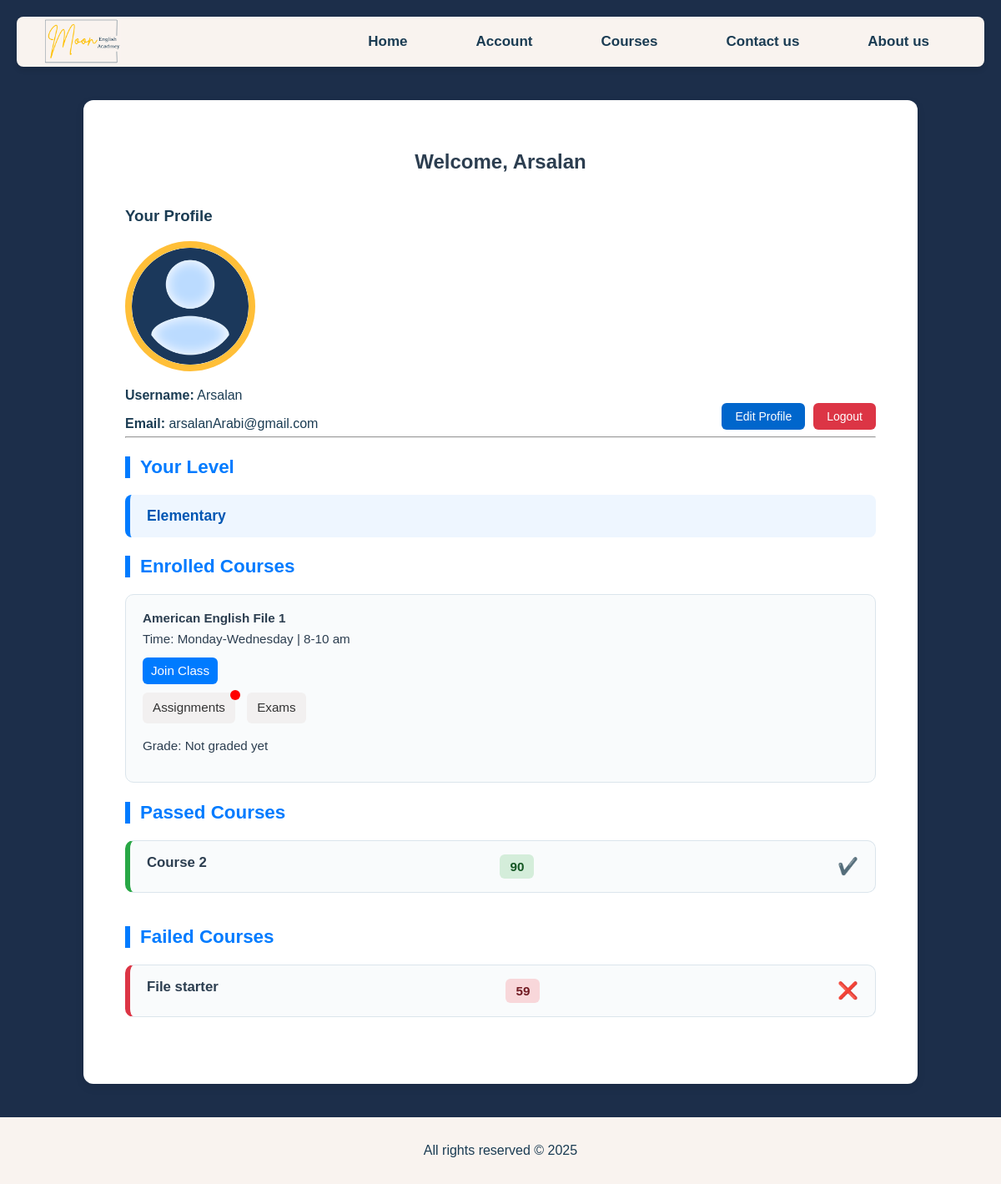
Page /student_dashboard/ (signed in) on the committed database.
### main/models.py (models this page shows, shortened)
class CustomUser(AbstractUser):
    user_type = models.CharField(max_length=10, choices=USER_TYPE_CHOICES)
    level = models.CharField(max_length=30, choices=ENGLISH_LEVELS, blank=True, null=True)
    profile_image = models.ImageField(upload_to='profile_pics/', default='profile_pics/default.png', blank=True)
    rating = models.FloatField(default=0.0)

class Enrollment(models.Model):
    student = models.ForeignKey(User, on_delete=models.CASCADE)
    course = models.ForeignKey(Course, on_delete=models.CASCADE)
    grade = models.PositiveIntegerField(null=True, blank=True)
    class Meta:
        unique_together = ('student', 'course')

class Course(models.Model):
    LEVEL_CHOICES = [
        ('Beginner', 'Beginner'),
        ('Elementary', 'Elementary'),
        ('Intermediate', 'Intermediate'),
        ('Upper Intermediate', 'Upper Intermediate'),
        ('Advanced', 'Advanced'),
    ]
    DAYS_CHOICES = [
        ('Monday-Wednesday', 'Monday-Wednesday'),
        ('Tuesday-Thursday', 'Tuesday-Thursday'),
        ('Only Fridays', 'Only Fridays'),
    ]
    TIME_CHOICES = [
        ('8-10 am', '8-10 am'),
        ('10-12 am', '10-12 am'),
        ('1-3 pm', '1-3 pm'),
        ('3-5 pm', '3-5 pm'),
        ('5-7 pm', '5-7 pm'),
        ('8-12 am', '8-12 am'),
    ]
    title = models.CharField(max_length=100)
    required_level = models.CharField(max_length=20, choices=LEVEL_CHOICES)
    description = models.TextField()
    class_days = models.CharField(max_length=100, choices=DAYS_CHOICES)
    class_time = models.CharField(max_length=50, choices=TIME_CHOICES)
    teacher = models.ForeignKey(User, on_delete=models.CASCADE, limit_choices_to={'user_type': 'teacher'})
    students = models.ManyToManyField(settings.AUTH_USER_MODEL, blank=True, related_name='enrolled_courses')
    join_link = models.URLField(default="#")
    start_date = models.DateField(default=timezone.now)

### main/views.py (the view)
# urls.py: path('student_dashboard/', views.student_dashboard, name='student_dashboard'),
@login_required
def student_dashboard(request):
    student = request.user
    level = student.level
    enrollments = Enrollment.objects.filter(student=student).select_related('course')
    passed = enrollments.filter(grade__gte=60)
    failed = enrollments.filter(grade__lt=60)
    in_progress = enrollments.filter(grade__isnull=True)
    assignments_notifications = {}
    for enroll in in_progress:
        course = enroll.course
        active_assignments = Assignment.objects.filter(course=course, deadline__gt=timezone.now())
        unseen_count = 0
        for assignment in active_assignments:
            submitted = AssignmentSubmission.objects.filter(student=student, assignment=assignment).exists()
            if not submitted:
                unseen_count += 1
        assignments_notifications[course.id] = unseen_count
    context = {
        'level': level,
        'passed': passed,
        'failed': failed,
        'in_progress': in_progress,
        'assignments_notifications': assignments_notifications,
    }
    return render(request, 'student_dashboard.html', context)

### main/templatetags/filters.py (called while the page is built)
@register.filter
def dict_key(d, key):
    return d.get(key, 0)

### templates/student_dashboard.html (shortened to what this page needs)
{% extends 'base.html' %}
{% load filters %}
{% load static %}
{% block extra_css %}
    <link rel="stylesheet" href="{% static 'css/student_dashboard.css' %}">
{% endblock %}
{% block content %}
    <div class="dashboard-container">
        <h2 class="dashboard-title">Welcome, {{ request.user.username }}</h2>
        <h3>Your Profile</h3>
        <img src="{{ user.profile_image.url }}" alt="Profile Image" class="profile-picture"/>
        <p><strong>Username:</strong> {{ user.username }}</p>
        <p><strong>Email:</strong> {{ user.email }}</p>
        <div class="profile-actions">
            <form method="post" action="{% url 'logout' %}">
                <button type="submit" class="logout-button">Logout</button>
            </form>
            <a href="{% url 'edit_profile' %}" class="edit-profile">Edit Profile</a>
        </div>
        <hr>
        <div class="section-level-info">
            <h3 class="section-title">Your Level</h3>
            <div class="level-box">
                {{ request.user.level|default:"Not set yet" }}
            </div>
        </div>
        <div class="section-enrolled-courses">
            <h3 class="section-title">Enrolled Courses</h3>
            <div class="course-list">
                {% for enroll in in_progress %}
                    <li>
                        <strong>{{ enroll.course.title }}</strong><br>
                        Time: {{ enroll.course.class_days }} | {{ enroll.course.class_time }}<br>
                        <a href="{{ enroll.course.join_link }}" class="join-button">Join Class</a><br>
                        <a href="{% url 'student_course_assignments' enroll.course.id %}" class="assignments-button">
                            Assignments
                            {% if assignments_notifications and assignments_notifications|dict_key:enroll.course.id %}
                               <span class="notification-dot"></span>
                            {% endif %}
                        </a>
                    <a href="{% url 'student_course_exams' enroll.course.id %}" class="exams-button">
                            Exams
                        </a>
                        <p>Grade: Not graded yet</p>
                    </li>
                {% empty %}
                    <li>No active courses.</li>
                {% endfor %}
            </div>
        </div>
        <div class="section passed-courses">
            <h3 class="section-title">Passed Courses</h3>
            <div class="course-list">
                {% for enroll in passed %}
                    <div class="course-item passed">
                        <div class="course-title">{{ enroll.course.title }}</div>
                        <div class="grade pass">{{ enroll.grade }}</div>
                        <div class="icon pass">✔️</div>
                    </div>
                {% empty %}
                    <div class="course-empty">No passed courses yet.</div>
                {% endfor %}
            </div>
        </div>
        <div class="section failed-courses">
            <h3 class="section-title">Failed Courses</h3>
            <div class="course-list">
                {% for enroll in failed %}
                    <div class="course-item failed">
                        <div class="course-title">{{ enroll.course.title }}</div>
                        <div class="grade fail">{{ enroll.grade }}</div>
                        <div class="icon fail">❌</div>
                    </div>
                {% empty %}
                    <div class="course-empty">No failed courses.</div>
                {% endfor %}
            </div>
        </div>
    </div>
{% endblock %}

### static/css/style.css (style rules this page uses)
body { font-family: Arial, sans-serif; background-color: #1c2e4a; color: #1B3C53; margin: 0; padding: 0; direction: ltr; text-align: left; position: relative; }

### static/css/student_dashboard.css (style rules this page uses)
.dashboard-container { max-width: 900px; margin: 40px auto; background: #fff; border-radius: 12px; box-shadow: 0 4px 12px rgba(0, 0, 0, 0.08); padding: 40px 50px; }
.dashboard-title { text-align: center; color: #2c3e50; margin-bottom: 40px; }
.profile-actions { display: flex; -webkit-flex-direction: row-reverse; margin-top: -50px; align-items:center; gap: 10px; }
.logout-button { background-color: #dc3545; color: white; border: none; padding: 8px 16px; font-size: 14px; border-radius: 6px; cursor: pointer; transition: background-color 0.3s ease; }
.edit-profile { background-color: #0066cc; color: white !important; border: none; padding: 8px 16px; font-size: 14px; border-radius: 6px; text-decoration: none; cursor: pointer; transition: background-color 0.3s ease; }
.section { margin-bottom: 40px; }
.section-title { font-size: 1.4rem; color: #007bff; margin-bottom: 20px; border-left: 6px solid #007bff; padding-left: 12px; }
.section-level-info .level-box { background: #eef6ff; padding: 15px 20px; border-radius: 8px; font-weight: bold; font-size: 1.1rem; color: #0056b3; border-left: 6px solid #007bff; }
.course-list { display: flex; flex-direction: column; gap: 15px; padding-left: 0; list-style: none; }
.course-item { background: #f9fbfc; border: 1px solid #dbe5ec; padding: 16px 20px; border-radius: 10px; position: relative; display: flex; justify-content: space-between; align-items: center; flex-wrap: wrap; }
.course-title { font-weight: 600; font-size: 1.05rem; color: #2c3e50; margin-bottom: 8px; }
.grade { padding: 6px 12px; border-radius: 6px; font-weight: bold; font-size: 0.95rem; }
.grade.pass { background-color: #d4edda; color: #155724; }
.grade.fail { background-color: #f8d7da; color: #721c24; }
.icon { font-size: 20px; margin-left: 12px; }
.icon.pass { color: #28a745; }
.icon.fail { color: #dc3545; }
.course-item.passed { border-left: 6px solid #28a745; }
.course-item.failed { border-left: 6px solid #dc3545; }
.course-list li { background: #f9fbfc; border: 1px solid #dbe5ec; padding: 16px 20px; border-radius: 10px; font-size: 0.95rem; line-height: 1.6; color: #2c3e50; }
.join-button { display: inline-block; background-color: #007bff; color: white; padding: 4px 10px; margin-top: 10px; border-radius: 6px; text-decoration: none; font-size: 0.95rem; font-weight: 500; transition: background-color 0.3s ease; }
.profile-picture { width: 140px; height: 140px; border-radius: 50%; object-fit: cover; border: 8px solid rgba(255, 184, 35, 0.9); }
.assignments-button { background-color: #f2f0f0; display: inline-block; margin-top: 10px; padding: 6px 12px; border-radius: 6px; position: relative; text-decoration: none; color: #333; }
.notification-dot { position: absolute; top: -3px; right: -6px; background-color: red; color: white; font-size: 12px; padding: 6px 6px; border-radius: 50%; }
.exams-button { background-color: #f2f0f0; display: inline-block; margin-top: 10px; margin-left: 10px; padding: 6px 12px; border-radius: 6px; position: relative; text-decoration: none; color: #333; }

### rows in the picture
CustomUser: user.username "Arsalan", profile_image (placeholder picture), username "Arsalan", email "arsalanArabi@gmail.com", user.level "Elementary"
Enrollment: course "American English File 1", course.class_days "Monday-Wednesday", course.class_time "8-10 am"
Enrollment: course "Course 2", grade "90"
Enrollment: course "File starter", grade "59"
